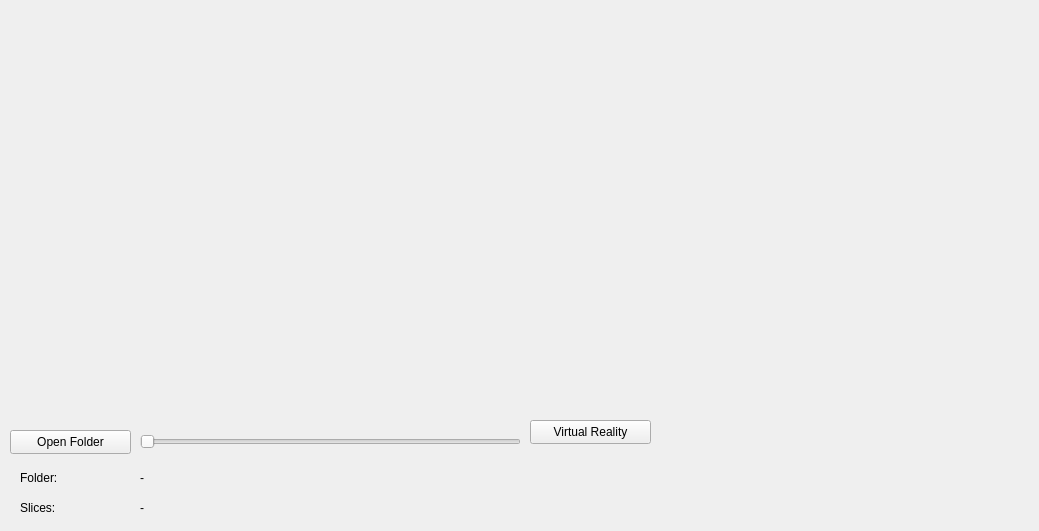
<?xml version="1.0" encoding="UTF-8"?>
<ui version="4.0">
 <class>ReadDICOMSeriesQt</class>
 <widget class="QMainWindow" name="ReadDICOMSeriesQt">
  <property name="geometry">
   <rect>
    <x>0</x>
    <y>0</y>
    <width>1039</width>
    <height>531</height>
   </rect>
  </property>
  <property name="windowTitle">
   <string>NEUROVIEW</string>
  </property>
  <property name="windowIcon">
   <iconset>
    <normaloff>C:/Users/admin/Pictures/company_logo.png</normaloff>C:/Users/admin/Pictures/company_logo.png</iconset>
  </property>
  <widget class="QWidget" name="centralWidget">
   <widget class="QPushButton" name="buttonOpenFolder">
    <property name="geometry">
     <rect>
      <x>10</x>
      <y>430</y>
      <width>121</width>
      <height>24</height>
     </rect>
    </property>
    <property name="text">
     <string>Open Folder</string>
    </property>
   </widget>
   <widget class="QSlider" name="sliderSlices">
    <property name="geometry">
     <rect>
      <x>140</x>
      <y>430</y>
      <width>381</width>
      <height>23</height>
     </rect>
    </property>
    <property name="orientation">
     <enum>Qt::Horizontal</enum>
    </property>
   </widget>
   <widget class="QLabel" name="labelFolderName">
    <property name="geometry">
     <rect>
      <x>140</x>
      <y>470</y>
      <width>381</width>
      <height>15</height>
     </rect>
    </property>
    <property name="text">
     <string>-</string>
    </property>
   </widget>
   <widget class="QLabel" name="labelSlicesNumber">
    <property name="geometry">
     <rect>
      <x>140</x>
      <y>500</y>
      <width>381</width>
      <height>15</height>
     </rect>
    </property>
    <property name="text">
     <string>-</string>
    </property>
   </widget>
   <widget class="QLabel" name="labelSlicesNumberTitle">
    <property name="geometry">
     <rect>
      <x>20</x>
      <y>500</y>
      <width>59</width>
      <height>15</height>
     </rect>
    </property>
    <property name="text">
     <string>Slices:</string>
    </property>
   </widget>
   <widget class="QLabel" name="labelFolderNameTitle">
    <property name="geometry">
     <rect>
      <x>20</x>
      <y>470</y>
      <width>59</width>
      <height>15</height>
     </rect>
    </property>
    <property name="text">
     <string>Folder:</string>
    </property>
   </widget>
   <widget class="QVTKWidget" name="qvtkWidget" native="true">
    <property name="geometry">
     <rect>
      <x>20</x>
      <y>10</y>
      <width>481</width>
      <height>391</height>
     </rect>
    </property>
   </widget>
   <widget class="QVTKWidget" name="qvtkWidget_2" native="true">
    <property name="geometry">
     <rect>
      <x>510</x>
      <y>10</y>
      <width>511</width>
      <height>391</height>
     </rect>
    </property>
   </widget>
   <widget class="QPushButton" name="buttonVR">
    <property name="geometry">
     <rect>
      <x>530</x>
      <y>420</y>
      <width>121</width>
      <height>24</height>
     </rect>
    </property>
    <property name="text">
     <string>Virtual Reality</string>
    </property>
   </widget>
  </widget>
 </widget>
 <layoutdefault spacing="6" margin="11"/>
 <customwidgets>
  <customwidget>
   <class>QVTKWidget</class>
   <extends>QWidget</extends>
   <header location="global">QVTKWidget.h</header>
   <container>1</container>
  </customwidget>
 </customwidgets>
 <resources/>
 <connections/>
</ui>
